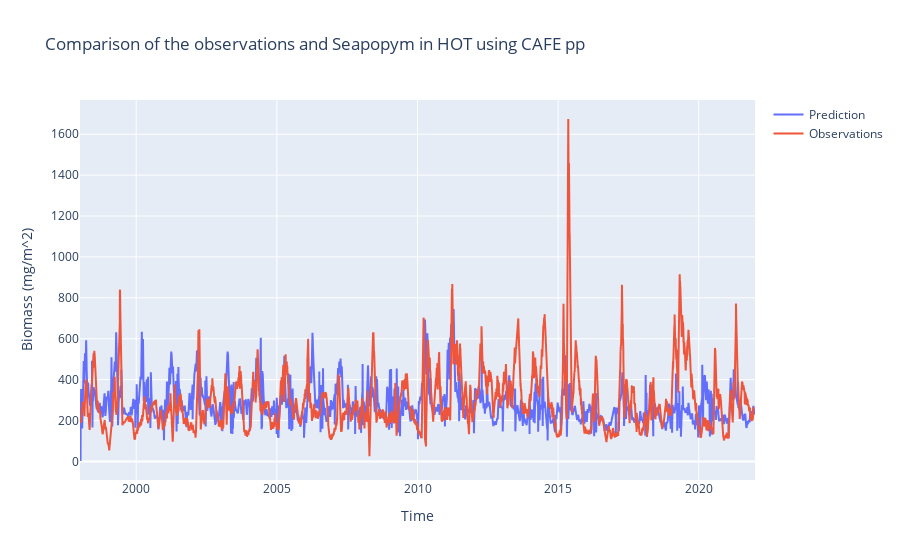

Here is the notebook cell this chart was saved with:
### Code cell
fig = go.Figure(
    [
        go.Scatter(x=pred.index, y=pred, name="Prediction"),
        go.Scatter(x=obs.index, y=obs, name="Observations"),
    ]
)
# change title and x,y labels
fig.update_layout(
    title="Comparison of the observations and Seapopym in BATS using CAFE pp",
    xaxis_title="Time",
    yaxis_title="Biomass (mg/m^2)",
)

### Figure 1 — Plotly figure (JSON) as saved in the notebook; plotly's stock layout.template omitted (floating-point values rounded to 4 significant figures; data arrays with more than 128 entries replaced by an {"elided": "..."} marker saying what was removed)
{"data": [{"name": "Prediction", "type": "scatter", "x": {"elided": "8767 str values"}, "y": {"elided": "8767 float values"}}, {"name": "Observations", "type": "scatter", "x": {"elided": "8735 str values"}, "y": {"elided": "8735 float values"}}], "layout": {"title": {"text": "Comparison of the observations and Seapopym in HOT using CAFE pp"}, "xaxis": {"title": {"text": "Time"}}, "yaxis": {"title": {"text": "Biomass (mg/m^2)"}}}}
